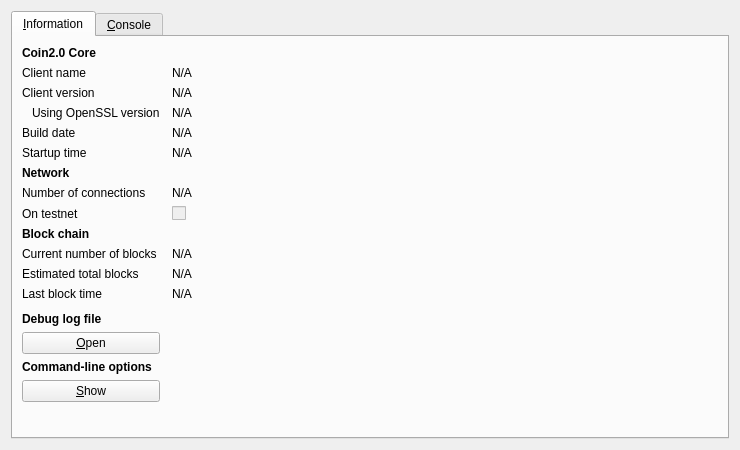
<?xml version="1.0" encoding="UTF-8"?>
<ui version="4.0">
 <class>RPCConsole</class>
 <widget class="QDialog" name="RPCConsole">
  <property name="geometry">
   <rect>
    <x>0</x>
    <y>0</y>
    <width>740</width>
    <height>450</height>
   </rect>
  </property>
  <property name="windowTitle">
   <string>Coin2.0 - Debug window</string>
  </property>
  <layout class="QVBoxLayout" name="verticalLayout_2">
   <item>
    <widget class="QTabWidget" name="tabWidget">
     <property name="currentIndex">
      <number>0</number>
     </property>
     <widget class="QWidget" name="tab_info">
      <attribute name="title">
       <string>&amp;Information</string>
      </attribute>
      <layout class="QGridLayout" name="gridLayout" columnstretch="0,1">
       <property name="horizontalSpacing">
        <number>12</number>
       </property>
       <item row="0" column="0">
        <widget class="QLabel" name="label_9">
         <property name="font">
          <font>
           <weight>75</weight>
           <bold>true</bold>
          </font>
         </property>
         <property name="text">
          <string>Coin2.0 Core</string>
         </property>
        </widget>
       </item>
       <item row="1" column="0">
        <widget class="QLabel" name="label_5">
         <property name="text">
          <string>Client name</string>
         </property>
        </widget>
       </item>
       <item row="1" column="1">
        <widget class="QLabel" name="clientName">
         <property name="cursor">
          <cursorShape>IBeamCursor</cursorShape>
         </property>
         <property name="text">
          <string>N/A</string>
         </property>
         <property name="textFormat">
          <enum>Qt::PlainText</enum>
         </property>
         <property name="textInteractionFlags">
          <set>Qt::LinksAccessibleByMouse|Qt::TextSelectableByKeyboard|Qt::TextSelectableByMouse</set>
         </property>
        </widget>
       </item>
       <item row="2" column="0">
        <widget class="QLabel" name="label_6">
         <property name="text">
          <string>Client version</string>
         </property>
        </widget>
       </item>
       <item row="2" column="1">
        <widget class="QLabel" name="clientVersion">
         <property name="cursor">
          <cursorShape>IBeamCursor</cursorShape>
         </property>
         <property name="text">
          <string>N/A</string>
         </property>
         <property name="textFormat">
          <enum>Qt::PlainText</enum>
         </property>
         <property name="textInteractionFlags">
          <set>Qt::LinksAccessibleByMouse|Qt::TextSelectableByKeyboard|Qt::TextSelectableByMouse</set>
         </property>
        </widget>
       </item>
       <item row="3" column="0">
        <widget class="QLabel" name="label_14">
         <property name="text">
          <string>Using OpenSSL version</string>
         </property>
         <property name="indent">
          <number>10</number>
         </property>
        </widget>
       </item>
       <item row="3" column="1">
        <widget class="QLabel" name="openSSLVersion">
         <property name="cursor">
          <cursorShape>IBeamCursor</cursorShape>
         </property>
         <property name="text">
          <string>N/A</string>
         </property>
         <property name="textFormat">
          <enum>Qt::PlainText</enum>
         </property>
         <property name="textInteractionFlags">
          <set>Qt::LinksAccessibleByMouse|Qt::TextSelectableByKeyboard|Qt::TextSelectableByMouse</set>
         </property>
        </widget>
       </item>
       <item row="4" column="0">
        <widget class="QLabel" name="label_12">
         <property name="text">
          <string>Build date</string>
         </property>
        </widget>
       </item>
       <item row="4" column="1">
        <widget class="QLabel" name="buildDate">
         <property name="cursor">
          <cursorShape>IBeamCursor</cursorShape>
         </property>
         <property name="text">
          <string>N/A</string>
         </property>
         <property name="textFormat">
          <enum>Qt::PlainText</enum>
         </property>
         <property name="textInteractionFlags">
          <set>Qt::LinksAccessibleByMouse|Qt::TextSelectableByKeyboard|Qt::TextSelectableByMouse</set>
         </property>
        </widget>
       </item>
       <item row="5" column="0">
        <widget class="QLabel" name="label_13">
         <property name="text">
          <string>Startup time</string>
         </property>
        </widget>
       </item>
       <item row="5" column="1">
        <widget class="QLabel" name="startupTime">
         <property name="cursor">
          <cursorShape>IBeamCursor</cursorShape>
         </property>
         <property name="text">
          <string>N/A</string>
         </property>
         <property name="textFormat">
          <enum>Qt::PlainText</enum>
         </property>
         <property name="textInteractionFlags">
          <set>Qt::LinksAccessibleByMouse|Qt::TextSelectableByKeyboard|Qt::TextSelectableByMouse</set>
         </property>
        </widget>
       </item>
       <item row="6" column="0">
        <widget class="QLabel" name="label_11">
         <property name="font">
          <font>
           <weight>75</weight>
           <bold>true</bold>
          </font>
         </property>
         <property name="text">
          <string>Network</string>
         </property>
        </widget>
       </item>
       <item row="7" column="0">
        <widget class="QLabel" name="label_7">
         <property name="text">
          <string>Number of connections</string>
         </property>
        </widget>
       </item>
       <item row="7" column="1">
        <widget class="QLabel" name="numberOfConnections">
         <property name="cursor">
          <cursorShape>IBeamCursor</cursorShape>
         </property>
         <property name="text">
          <string>N/A</string>
         </property>
         <property name="textFormat">
          <enum>Qt::PlainText</enum>
         </property>
         <property name="textInteractionFlags">
          <set>Qt::LinksAccessibleByMouse|Qt::TextSelectableByKeyboard|Qt::TextSelectableByMouse</set>
         </property>
        </widget>
       </item>
       <item row="8" column="0">
        <widget class="QLabel" name="label_8">
         <property name="text">
          <string>On testnet</string>
         </property>
        </widget>
       </item>
       <item row="8" column="1">
        <widget class="QCheckBox" name="isTestNet">
         <property name="enabled">
          <bool>false</bool>
         </property>
         <property name="text">
          <string/>
         </property>
        </widget>
       </item>
       <item row="9" column="0">
        <widget class="QLabel" name="label_10">
         <property name="font">
          <font>
           <weight>75</weight>
           <bold>true</bold>
          </font>
         </property>
         <property name="text">
          <string>Block chain</string>
         </property>
        </widget>
       </item>
       <item row="10" column="0">
        <widget class="QLabel" name="label_3">
         <property name="text">
          <string>Current number of blocks</string>
         </property>
        </widget>
       </item>
       <item row="10" column="1">
        <widget class="QLabel" name="numberOfBlocks">
         <property name="cursor">
          <cursorShape>IBeamCursor</cursorShape>
         </property>
         <property name="text">
          <string>N/A</string>
         </property>
         <property name="textFormat">
          <enum>Qt::PlainText</enum>
         </property>
         <property name="textInteractionFlags">
          <set>Qt::LinksAccessibleByMouse|Qt::TextSelectableByKeyboard|Qt::TextSelectableByMouse</set>
         </property>
        </widget>
       </item>
       <item row="11" column="0">
        <widget class="QLabel" name="label_4">
         <property name="text">
          <string>Estimated total blocks</string>
         </property>
        </widget>
       </item>
       <item row="11" column="1">
        <widget class="QLabel" name="totalBlocks">
         <property name="cursor">
          <cursorShape>IBeamCursor</cursorShape>
         </property>
         <property name="text">
          <string>N/A</string>
         </property>
         <property name="textFormat">
          <enum>Qt::PlainText</enum>
         </property>
         <property name="textInteractionFlags">
          <set>Qt::LinksAccessibleByMouse|Qt::TextSelectableByKeyboard|Qt::TextSelectableByMouse</set>
         </property>
        </widget>
       </item>
       <item row="12" column="0">
        <widget class="QLabel" name="label_2">
         <property name="text">
          <string>Last block time</string>
         </property>
        </widget>
       </item>
       <item row="12" column="1">
        <widget class="QLabel" name="lastBlockTime">
         <property name="cursor">
          <cursorShape>IBeamCursor</cursorShape>
         </property>
         <property name="text">
          <string>N/A</string>
         </property>
         <property name="textFormat">
          <enum>Qt::PlainText</enum>
         </property>
         <property name="textInteractionFlags">
          <set>Qt::LinksAccessibleByMouse|Qt::TextSelectableByKeyboard|Qt::TextSelectableByMouse</set>
         </property>
        </widget>
       </item>
       <item row="13" column="0">
        <spacer name="verticalSpacer_2">
         <property name="orientation">
          <enum>Qt::Vertical</enum>
         </property>
         <property name="sizeHint" stdset="0">
          <size>
           <width>20</width>
           <height>20</height>
          </size>
         </property>
        </spacer>
       </item>
       <item row="14" column="0">
        <widget class="QLabel" name="labelDebugLogfile">
         <property name="font">
          <font>
           <weight>75</weight>
           <bold>true</bold>
          </font>
         </property>
         <property name="text">
          <string>Debug log file</string>
         </property>
        </widget>
       </item>
       <item row="15" column="0">
        <widget class="QPushButton" name="openDebugLogfileButton">
         <property name="toolTip">
          <string>Open the Coin2.0 debug log file from the current data directory. This can take a few seconds for large log files.</string>
         </property>
         <property name="text">
          <string>&amp;Open</string>
         </property>
         <property name="autoDefault">
          <bool>false</bool>
         </property>
        </widget>
       </item>
       <item row="16" column="0">
        <widget class="QLabel" name="labelCLOptions">
         <property name="font">
          <font>
           <weight>75</weight>
           <bold>true</bold>
          </font>
         </property>
         <property name="text">
          <string>Command-line options</string>
         </property>
        </widget>
       </item>
       <item row="17" column="0">
        <widget class="QPushButton" name="showCLOptionsButton">
         <property name="toolTip">
          <string>Show the Coin2.0-Qt help message to get a list with possible Coin2.0 command-line options.</string>
         </property>
         <property name="text">
          <string>&amp;Show</string>
         </property>
         <property name="autoDefault">
          <bool>false</bool>
         </property>
        </widget>
       </item>
       <item row="18" column="0">
        <spacer name="verticalSpacer">
         <property name="orientation">
          <enum>Qt::Vertical</enum>
         </property>
         <property name="sizeHint" stdset="0">
          <size>
           <width>20</width>
           <height>40</height>
          </size>
         </property>
        </spacer>
       </item>
      </layout>
     </widget>
     <widget class="QWidget" name="tab_console">
      <attribute name="title">
       <string>&amp;Console</string>
      </attribute>
      <layout class="QVBoxLayout" name="verticalLayout_3">
       <property name="spacing">
        <number>3</number>
       </property>
       <item>
        <widget class="QTextEdit" name="messagesWidget">
         <property name="minimumSize">
          <size>
           <width>0</width>
           <height>100</height>
          </size>
         </property>
         <property name="readOnly">
          <bool>true</bool>
         </property>
         <property name="tabKeyNavigation" stdset="0">
          <bool>false</bool>
         </property>
         <property name="columnCount" stdset="0">
          <number>2</number>
         </property>
        </widget>
       </item>
       <item>
        <layout class="QHBoxLayout" name="horizontalLayout">
         <property name="spacing">
          <number>3</number>
         </property>
         <item>
          <widget class="QLabel" name="label">
           <property name="text">
            <string notr="true">&gt;</string>
           </property>
          </widget>
         </item>
         <item>
          <widget class="QLineEdit" name="lineEdit"/>
         </item>
         <item>
          <widget class="QPushButton" name="clearButton">
           <property name="maximumSize">
            <size>
             <width>24</width>
             <height>24</height>
            </size>
           </property>
           <property name="toolTip">
            <string>Clear console</string>
           </property>
           <property name="text">
            <string/>
           </property>
           <property name="icon">
            <iconset resource="../bitcoin.qrc">
             <normaloff>:/icons/remove</normaloff>:/icons/remove</iconset>
           </property>
           <property name="shortcut">
            <string notr="true">Ctrl+L</string>
           </property>
           <property name="autoDefault">
            <bool>false</bool>
           </property>
          </widget>
         </item>
        </layout>
       </item>
      </layout>
     </widget>
    </widget>
   </item>
  </layout>
 </widget>
 <resources>
  <include location="../bitcoin.qrc"/>
 </resources>
 <connections/>
</ui>
